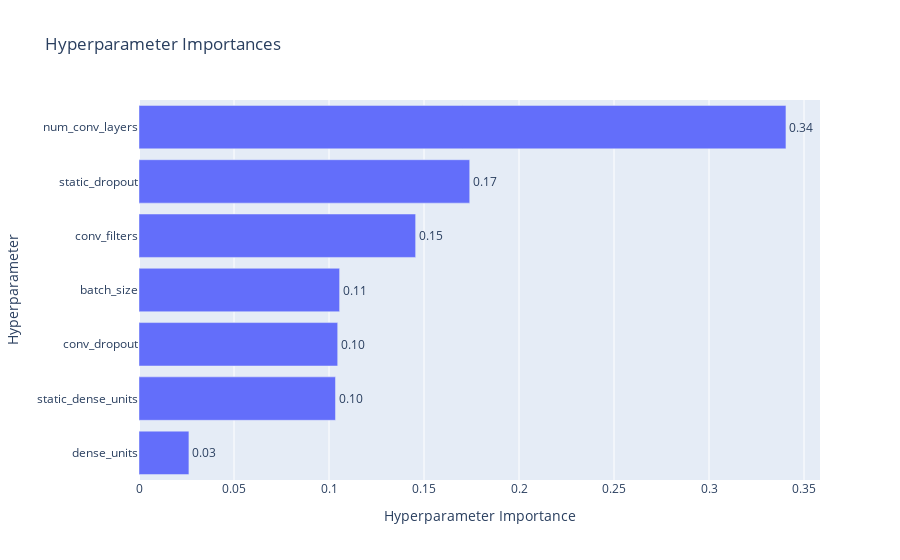

Here is the notebook cell this chart was saved with:
### Code cell
plot_param_importances(study)

### Figure 1 — Plotly figure (JSON) as saved in the notebook; plotly's stock layout.template omitted (floating-point values rounded to 4 significant figures)
{"data": [{"cliponaxis": false, "hovertemplate": ["dense_units (CategoricalDistribution): 0.026274563261343028<extra></extra>", "static_dense_units (CategoricalDistribution): 0.10342058223575608<extra></extra>", "conv_dropout (FloatDistribution): 0.1045705186715995<extra></extra>", "batch_size (IntDistribution): 0.10557636938552337<extra></extra>", "conv_filters (CategoricalDistribution): 0.14559901690872878<extra></extra>", "static_dropout (FloatDistribution): 0.17406185572927216<extra></extra>", "num_conv_layers (IntDistribution): 0.34049709380777715<extra></extra>"], "name": "Objective Value", "orientation": "h", "text": ["0.03", "0.10", "0.10", "0.11", "0.15", "0.17", "0.34"], "textposition": "outside", "type": "bar", "x": [0.02627, 0.1034, 0.1046, 0.1056, 0.1456, 0.1741, 0.3405], "y": ["dense_units", "static_dense_units", "conv_dropout", "batch_size", "conv_filters", "static_dropout", "num_conv_layers"]}], "layout": {"title": {"text": "Hyperparameter Importances"}, "xaxis": {"title": {"text": "Hyperparameter Importance"}}, "yaxis": {"title": {"text": "Hyperparameter"}}}}
